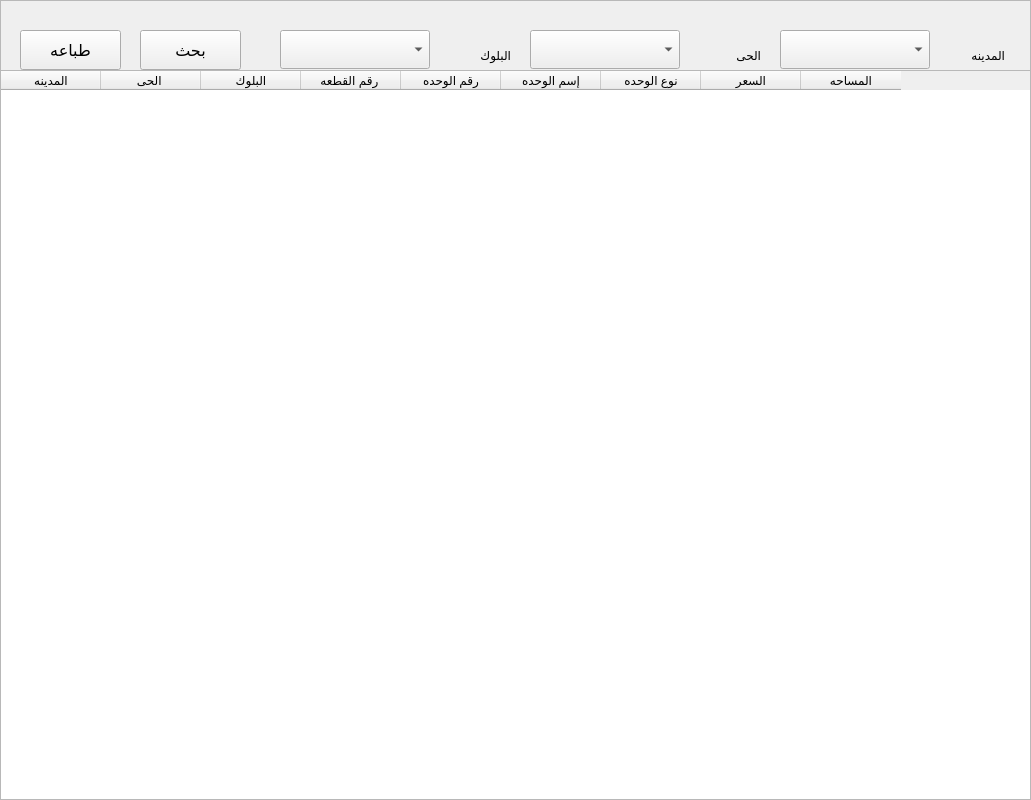
    <widget class="QFrame" name="Services_Trading_Units_Arechieve">
     <property name="geometry">
      <rect>
       <x>0</x>
       <y>0</y>
       <width>1031</width>
       <height>800</height>
      </rect>
     </property>
     <property name="frameShape">
      <enum>QFrame::StyledPanel</enum>
     </property>
     <property name="frameShadow">
      <enum>QFrame::Raised</enum>
     </property>
     <widget class="QComboBox" name="comboBox_45">
      <property name="geometry">
       <rect>
        <x>280</x>
        <y>30</y>
        <width>150</width>
        <height>39</height>
       </rect>
      </property>
     </widget>
     <widget class="QLabel" name="label_125">
      <property name="geometry">
       <rect>
        <x>934</x>
        <y>40</y>
        <width>71</width>
        <height>31</height>
       </rect>
      </property>
      <property name="font">
       <font>
        <family>simplified arabic</family>
       </font>
      </property>
      <property name="text">
       <string>المدينه</string>
      </property>
     </widget>
     <widget class="QComboBox" name="comboBox_43">
      <property name="geometry">
       <rect>
        <x>530</x>
        <y>30</y>
        <width>150</width>
        <height>39</height>
       </rect>
      </property>
     </widget>
     <widget class="QLabel" name="label_123">
      <property name="geometry">
       <rect>
        <x>450</x>
        <y>40</y>
        <width>61</width>
        <height>31</height>
       </rect>
      </property>
      <property name="font">
       <font>
        <family>simplified arabic</family>
       </font>
      </property>
      <property name="text">
       <string>البلوك</string>
      </property>
     </widget>
     <widget class="QComboBox" name="comboBox_44">
      <property name="geometry">
       <rect>
        <x>780</x>
        <y>30</y>
        <width>150</width>
        <height>39</height>
       </rect>
      </property>
     </widget>
     <widget class="QPushButton" name="btn_search_18">
      <property name="geometry">
       <rect>
        <x>140</x>
        <y>30</y>
        <width>101</width>
        <height>40</height>
       </rect>
      </property>
      <property name="font">
       <font>
        <family>simplified arabic</family>
        <pointsize>12</pointsize>
       </font>
      </property>
      <property name="cursor">
       <cursorShape>PointingHandCursor</cursorShape>
      </property>
      <property name="text">
       <string>بحث</string>
      </property>
     </widget>
     <widget class="QLabel" name="label_124">
      <property name="geometry">
       <rect>
        <x>690</x>
        <y>40</y>
        <width>71</width>
        <height>31</height>
       </rect>
      </property>
      <property name="font">
       <font>
        <family>simplified arabic</family>
       </font>
      </property>
      <property name="text">
       <string>الحى</string>
      </property>
     </widget>
     <widget class="QPushButton" name="btn_search_17">
      <property name="geometry">
       <rect>
        <x>20</x>
        <y>30</y>
        <width>101</width>
        <height>40</height>
       </rect>
      </property>
      <property name="font">
       <font>
        <family>simplified arabic</family>
        <pointsize>12</pointsize>
       </font>
      </property>
      <property name="cursor">
       <cursorShape>PointingHandCursor</cursorShape>
      </property>
      <property name="text">
       <string>طباعه</string>
      </property>
     </widget>
     <widget class="QTableWidget" name="tableWidget_26">
      <property name="geometry">
       <rect>
        <x>0</x>
        <y>70</y>
        <width>1031</width>
        <height>730</height>
       </rect>
      </property>
      <column>
       <property name="text">
        <string>المدينه</string>
       </property>
      </column>
      <column>
       <property name="text">
        <string>الحى </string>
       </property>
      </column>
      <column>
       <property name="text">
        <string>البلوك</string>
       </property>
      </column>
      <column>
       <property name="text">
        <string>رقم القطعه </string>
       </property>
      </column>
      <column>
       <property name="text">
        <string>رقم الوحده</string>
       </property>
      </column>
      <column>
       <property name="text">
        <string>إسم الوحده</string>
       </property>
      </column>
      <column>
       <property name="text">
        <string>نوع الوحده</string>
       </property>
      </column>
      <column>
       <property name="text">
        <string>السعر</string>
       </property>
      </column>
      <column>
       <property name="text">
        <string>المساحه</string>
       </property>
      </column>
     </widget>
    </widget>
